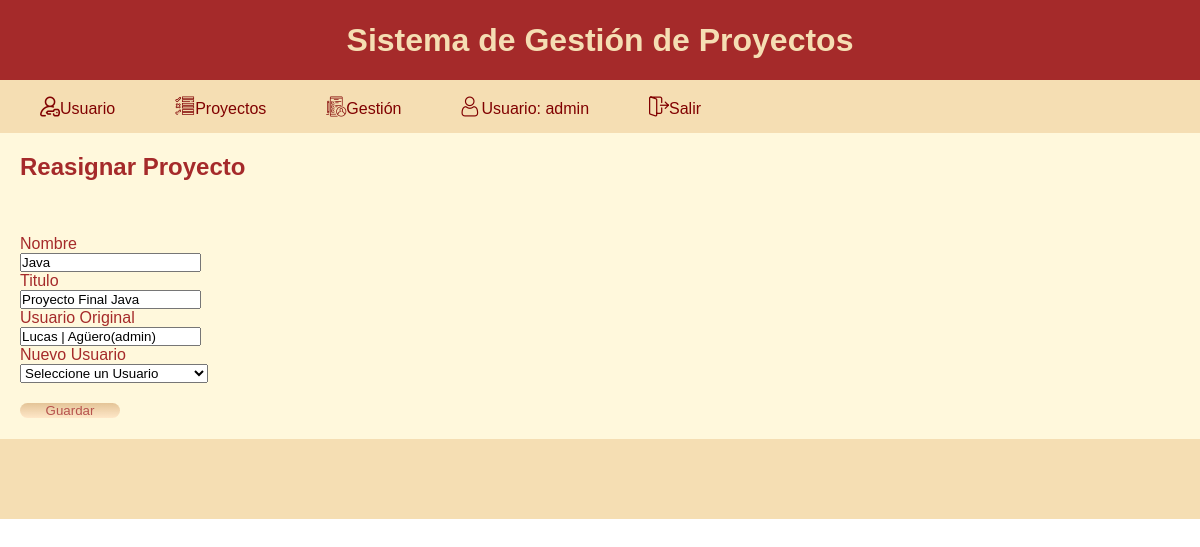
The page /home.php?menu_opcion=gestion_reasignar&proyecto_id=1 (signed in) on the database its author committed.
### tables this page shows
CREATE TABLE `proyectos` (
  `proyecto_id` int(10) NOT NULL,
  `proyecto_nombre` varchar(25) NOT NULL,
  `proyecto_titulo` varchar(50) NOT NULL,
  `proyecto_usuario_id` int(10) NOT NULL,
  `proyecto_deadline` date NOT NULL,
  `proyecto_progreso` int(11) NOT NULL DEFAULT 0,
  `proyecto_creacion_ts` datetime NOT NULL DEFAULT current_timestamp(),
  `proyecto_estado` char(1) NOT NULL DEFAULT 'a'
);

CREATE TABLE `usuarios` (
  `usuario_id` int(10) NOT NULL,
  `usuario_nombre` varchar(40) NOT NULL,
  `usuario_apellido` varchar(40) NOT NULL,
  `usuario_user` varchar(20) NOT NULL,
  `usuario_password` varchar(25) NOT NULL,
  `usuario_intentos` int(1) NOT NULL DEFAULT 0,
  `usuario_email` varchar(40) NOT NULL,
  `usuario_estado` char(1) NOT NULL DEFAULT 'a'
);

### conexion.php (called while the page is built, shortened)
<?php
function db_conectar($db_datos){
	if (!($link = mysqli_connect($db_datos['db_host'] . ":" . $db_datos['db_port'], $db_datos['db_user'], $db_datos['db_pass']))) {
		echo"Ha ocurrido un error al intentar conectar  con el servidor: " . $host . "<br>";
		exit();
	}
	return $link;
}
function db_recuperar ($db_datos,$consulta){
    $conexion_db = db_conectar($db_datos);
    $resultado=mysqli_query($conexion_db, $consulta);
    return $resultado;
}
?>

### gestion.php (the view, shortened to what this page needs)
<?php
function gestion_reasignar($db_datos,$datos_formulario){
    $proyecto_id=$datos_formulario['proyecto_id'];
    $consulta="SELECT * FROM proyectos Inner Join usuarios ON (usuario_id = proyecto_usuario_id) WHERE (proyecto_id = '$proyecto_id')";
    $resultado=db_recuperar($db_datos,$consulta);
    $db_registros = mysqli_fetch_array($resultado);
    $proyecto_nombre=$db_registros['proyecto_nombre'];
    $proyecto_titulo=$db_registros['proyecto_titulo'];
    $usuario_original=$db_registros['usuario_nombre'] . " | " . $db_registros['usuario_apellido'] . "(" . $db_registros['usuario_user'] . ")";
    ?>
    <form action="home.php?menu_opcion=gestion_reasignar_guardar" method="post">
        <input type="hidden" name="proyecto_id" id="proyecto_id" value="<?php echo $proyecto_id; ?>" readonly><br>
        <label for="proyecto_nombre">Nombre</label><br>
        <input type="text" name="proyecto_nombre" id="proyecto_nombre"  value="<?php echo $proyecto_nombre; ?>" readonly><br>
        <label for="proyecto_apellido">Titulo</label><br>
        <input type="text" name="proyecto_apellido" id="proyecto_apellido"  value="<?php echo $proyecto_titulo; ?>" readonly><br>
        <label for="usuario_viejo">Usuario Original</label><br>
        <input type="text" name="usuario_viejo" id="usuario_viejo"  value="<?php echo $usuario_original; ?>" readonly><br>
        <label for="usuario_id">Nuevo Usuario</label><br>
        <select name="usuario_id">
            <option value="-1" selected>Seleccione un Usuario</option>
        </select>
        <br>
        <br>
        <input type="submit" name="btn_frm_enviar" value="Guardar">
    </form>
<?php
}
        ?>

### css/estilos.css (style rules this page uses)
* { margin: 0; padding: 0; box-sizing: border-box; font-family: sans-serif; }
body { color: #A52A2A; margin: 0; padding: 0px; width: 100%; height: 100%; }
input[type="submit"] { background: linear-gradient(#DEB887,#FFE4C4); width: 100px; border: 0; color:brown; opacity: 0.8; cursor: pointer; border-radius: 20px; margin-bottom: 0; padding: 0 5px; }

### css/menu.css (style rules this page uses)
* { margin: 0; padding: 0; box-sizing: border-box; font-family: sans-serif; }

### rows shown on the page
proyectos: proyecto_nombre "Java", proyecto_apellido "Proyecto Final Java", usuario_viejo "Lucas | Agüero(admin)"

### other values the page prints
$_SESSION['user'] "admin"
$titulo_pagina "Reasignar Proyecto"
